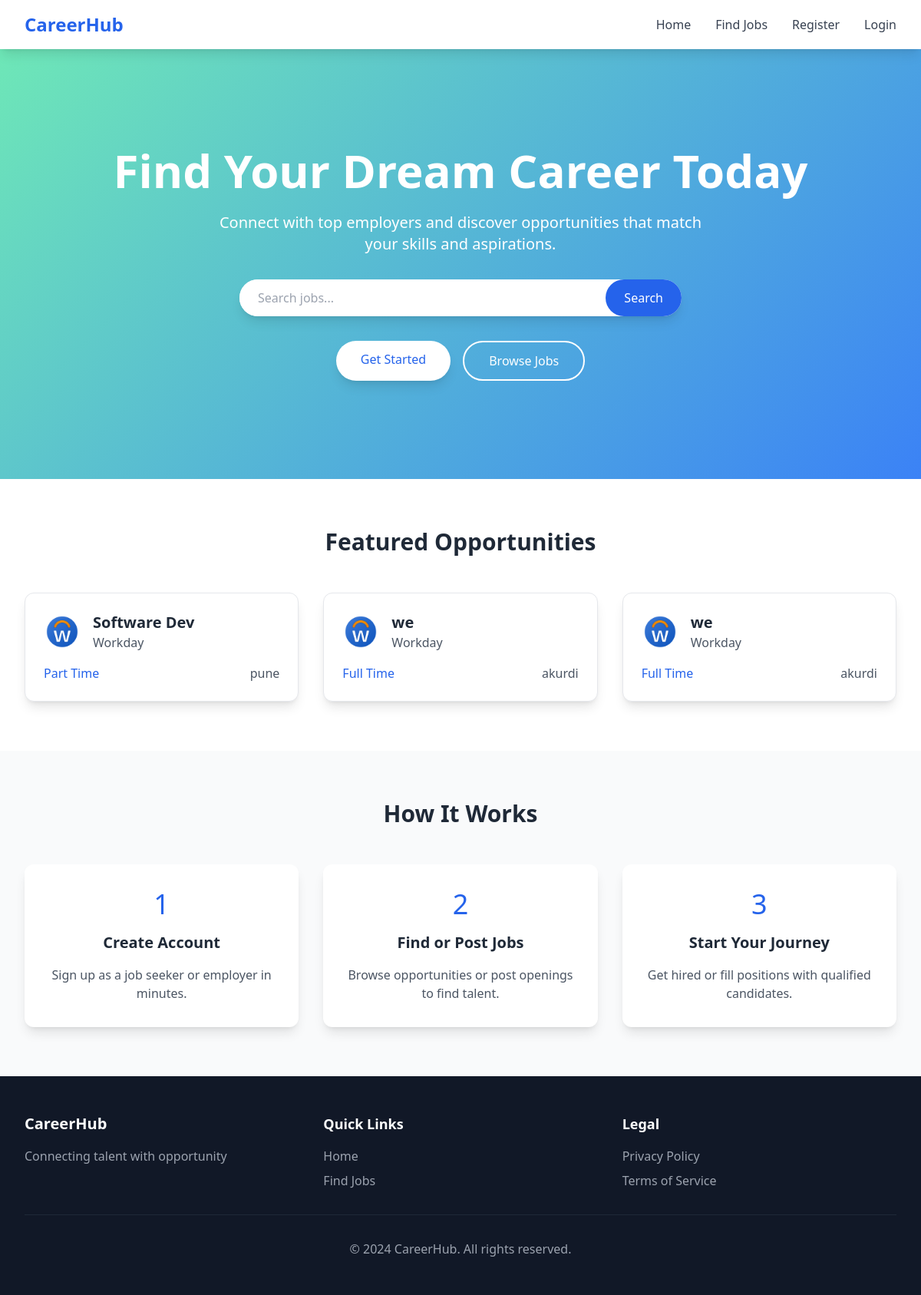
Before: / with the older database file.
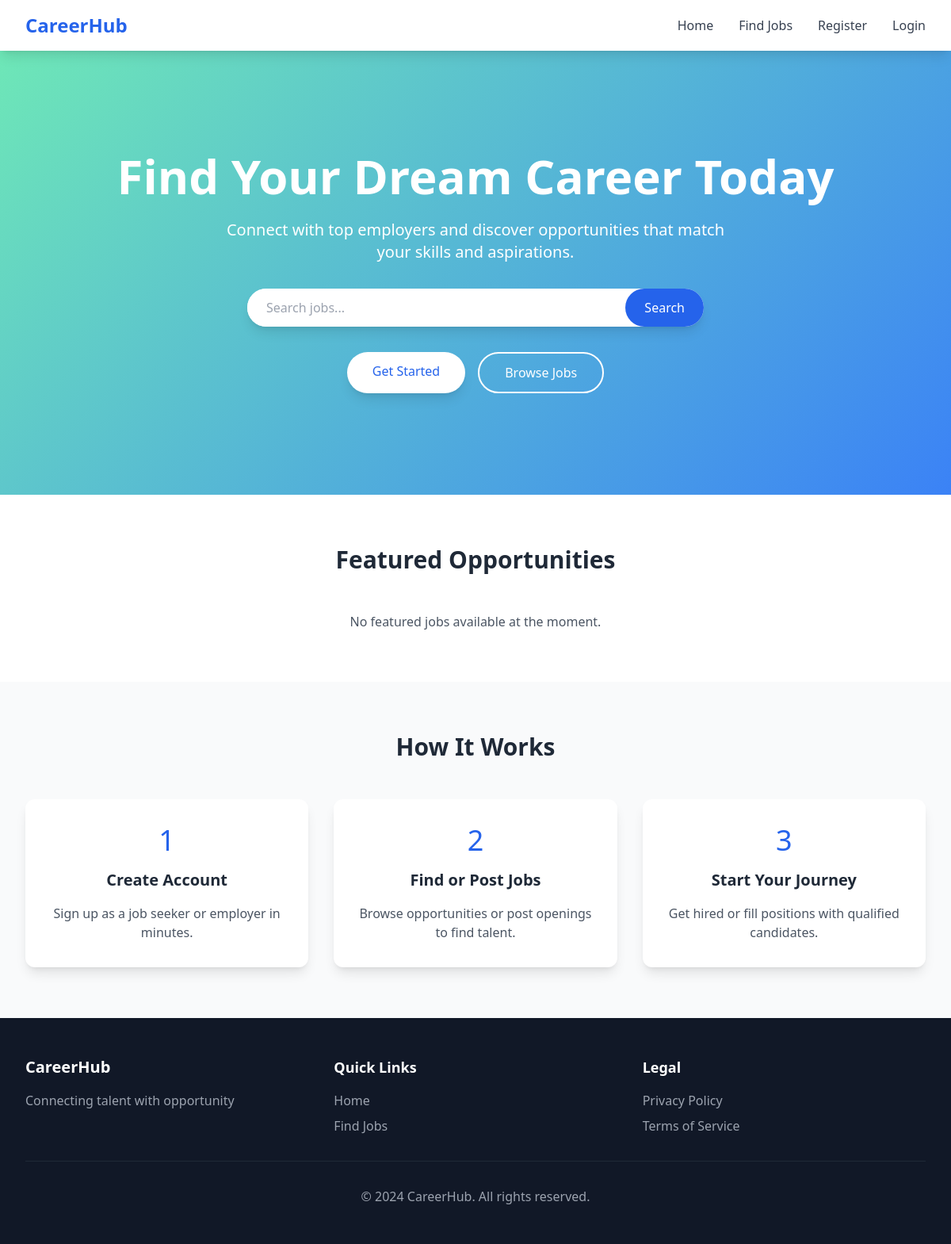
After: the same page with the newer database file.
### hub_apps/jobs/models.py (models this page shows, shortened)
class Job(models.Model):
    JOB_TYPE_CHOICES = [
        ('Full Time', 'Full Time'),
        ('Part Time', 'Part Time'),
        ('Freelance', 'Freelance'),
        ('Internship', 'Internship'),
    ]
    title = models.CharField(max_length=225)
    company = models.CharField(max_length=225)
    location = models.CharField(max_length=225)
    job_type = models.CharField(max_length=225, choices=JOB_TYPE_CHOICES, default='Full Time')
    salary = models.DecimalField(max_digits=10, decimal_places=2, null=True, blank=True)
    description = models.TextField()
    created_at = models.DateTimeField(auto_now_add=True)
    updated_at = models.DateTimeField(auto_now=True)
    posted_by = models.ForeignKey(settings.AUTH_USER_MODEL, on_delete=models.CASCADE)
    is_active = models.BooleanField(default=True)

### hub_apps/authentication/models.py (models this page shows, shortened)
class CustomUser(AbstractUser):
    is_recruiter = models.BooleanField(default=False)
    phone = models.CharField(max_length=15,blank=True,null=True)
    profile_picture = models.ImageField(upload_to="profile_pics/",blank=True,null=True)

### carrerhub/views.py (the view)
# urls.py: 2. Add a URL to urlpatterns:  path('', views.home, name='home')
def home(request):
    leatest_job = Job.objects.all()[:3]
    return render(request,'index.html',{'featured_jobs':leatest_job})

### templates/index.html (shortened to what this page needs)
{% extends 'base.html' %}
{% block content %}
    <div class="gradient-bg text-white py-20 md:py-32">
        <div class="max-w-7xl mx-auto px-4 sm:px-6 lg:px-8 text-center">
            <h1 class="text-4xl md:text-6xl font-bold mb-6 animate-fade-in">Find Your Dream Career Today</h1>
            <p class="text-lg md:text-xl mb-8 max-w-2xl mx-auto">Connect with top employers and discover opportunities that match your skills and aspirations.</p>
            <form action="{% url 'list_jobs' %}" method="GET" class="max-w-xl mx-auto mb-8">
                <div class="flex items-center bg-white rounded-full shadow-lg">
                    <input type="text" name="q" placeholder="Search jobs..." class="flex-1 px-6 py-3 rounded-full focus:outline-none text-gray-700">
                    <button type="submit" class="bg-blue-600 text-white px-6 py-3 rounded-full hover:bg-blue-700 transition">Search</button>
                </div>
            </form>
            <div class="flex flex-wrap justify-center gap-4">
                {% if user.is_authenticated %}
                {% if user.is_recruiter%}
                <a href="{% url 'post_job' %}" class="bg-white text-blue-600 px-8 py-3 rounded-full font-medium hover:bg-blue-50 transition shadow-lg">Post Jobs</a>
                {%else%}
                <a href="{% url 'list_jobs' %}" class="bg-transparent border-2 border-white text-white px-8 py-3 rounded-full font-medium hover:bg-white hover:text-blue-600 transition">Browse Jobs</a>
                {%endif%}
                {% else %}
                <a href="{% url 'register' %}" class="bg-white text-blue-600 px-8 py-3 rounded-full font-medium hover:bg-blue-50 transition shadow-lg">Get Started</a>
                <a href="{% url 'list_jobs' %}" class="bg-transparent border-2 border-white text-white px-8 py-3 rounded-full font-medium hover:bg-white hover:text-blue-600 transition">Browse Jobs</a>
                {% endif %}
            </div>
        </div>
    </div>
    <section class="py-16 bg-white">
        <div class="max-w-7xl mx-auto px-4 sm:px-6 lg:px-8">
            <h2 class="text-3xl font-bold text-center mb-12 text-gray-800">Featured Opportunities</h2>
            <div class="grid grid-cols-1 md:grid-cols-3 gap-8">
                {% block featured_jobs %}
                {% for job in featured_jobs %}
                    <div class="bg-white rounded-xl shadow-lg hover:shadow-xl transition p-6 border border-gray-200">
                        <div class="flex items-center space-x-4 mb-4">
                            <img src="{{ job.posted_by.profile_picture.url }}" alt="{{ job.company_name }}" class="w-12 h-12 rounded-full">
                            <div>
                                <h3 class="text-xl font-semibold text-gray-800">{{ job.title }}</h3>
                                <p class="text-gray-600">{{ job.company }}</p>
                            </div>
                        </div>
                        <div class="flex justify-between items-center">
                            <span class="text-blue-600 font-medium">{{ job.job_type }}</span>
                            <span class="text-gray-600">{{ job.location }}</span>
                        </div>
                    </div>
                {% empty %}
                    <p class="text-center col-span-3 text-gray-600">No featured jobs available at the moment.</p>
                {% endfor %}
                {% endblock %}
            </div>
        </div>
    </section>
    <section class="py-16 bg-gray-50">
        <div class="max-w-7xl mx-auto px-4 sm:px-6 lg:px-8 text-center">
            <h2 class="text-3xl font-bold mb-12 text-gray-800">How It Works</h2>
            <div class="grid grid-cols-1 md:grid-cols-3 gap-8">
                <div class="bg-white rounded-xl p-8 shadow-lg">
                    <div class="text-blue-600 text-4xl mb-4">1</div>
                    <h3 class="text-xl font-semibold mb-4 text-gray-800">Create Account</h3>
                    <p class="text-gray-600">Sign up as a job seeker or employer in minutes.</p>
                </div>
                <div class="bg-white rounded-xl p-8 shadow-lg">
                    <div class="text-blue-600 text-4xl mb-4">2</div>
                    <h3 class="text-xl font-semibold mb-4 text-gray-800">Find or Post Jobs</h3>
                    <p class="text-gray-600">Browse opportunities or post openings to find talent.</p>
                </div>
                <div class="bg-white rounded-xl p-8 shadow-lg">
                    <div class="text-blue-600 text-4xl mb-4">3</div>
                    <h3 class="text-xl font-semibold mb-4 text-gray-800">Start Your Journey</h3>
                    <p class="text-gray-600">Get hired or fill positions with qualified candidates.</p>
                </div>
            </div>
        </div>
    </section>
{% endblock %}

### templates/base.html (shortened to what this page needs)
<!DOCTYPE html>
<html lang="en">
<head>
    <script src="https://cdn.tailwindcss.com"></script>
</head>
<body class="font-sans antialiased bg-gray-50">
    {% block navbar %}
        {% if request.resolver_match.url_name == 'dashboard' %}
            <nav class="bg-white shadow-lg sticky top-0 z-50">
                <div class="max-w-7xl mx-auto px-4 sm:px-6 lg:px-8">
                    <div class="flex justify-center h-16 items-center">
                        <a href="{% url 'home' %}" class="text-2xl font-bold text-blue-600">CareerHub</a>
                    </div>
                </div>
            </nav>
        {% else %}
            <nav class="bg-white shadow-lg sticky top-0 z-50">
                <div class="max-w-7xl mx-auto px-4 sm:px-6 lg:px-8">
                    <div class="flex justify-between h-16 items-center">
                        <div class="flex items-center">
                            <a href="{% url 'home' %}" class="text-2xl font-bold text-blue-600">CareerHub</a>
                        </div>
                        <div class="hidden md:flex items-center space-x-8">
                            <a href="{% url 'home' %}" class="text-gray-700 hover:text-blue-600 transition">Home</a>
                            <a href="{% url 'list_jobs' %}" class="text-gray-700 hover:text-blue-600 transition">Find Jobs</a>
                            {% if user.is_authenticated %}
                                <a href="{% url 'dashboard' %}" class="text-gray-700 hover:text-blue-600 transition">Dashboard</a>
                                <a href="{% url 'logout' %}" class="text-gray-700 hover:text-blue-600 transition">Logout</a>
                            {% else %}
                                <a href="{% url 'register' %}" class="text-gray-700 hover:text-blue-600 transition">Register</a>
                                <a href="{% url 'login' %}" class="text-gray-700 hover:text-blue-600 transition">Login</a>
                            {% endif %}
                        </div>
                    </div>
                </div>
            </nav>
        {% endif %}
    {% endblock navbar %}
    <main>
        {% block content %}{% endblock %}
    </main>
    <footer class="bg-gray-900 text-white py-12">
        <div class="max-w-7xl mx-auto px-4 sm:px-6 lg:px-8">
            <div class="grid grid-cols-1 md:grid-cols-3 gap-8">
                <div>
                    <h3 class="text-xl font-bold mb-4">CareerHub</h3>
                    <p class="text-gray-400">Connecting talent with opportunity</p>
                </div>
                <div>
                    <h3 class="text-lg font-semibold mb-4">Quick Links</h3>
                    <ul class="space-y-2">
                        <li><a href="{% url 'home' %}" class="text-gray-400 hover:text-white transition">Home</a></li>
                        <li><a href="{% url 'list_jobs' %}" class="text-gray-400 hover:text-white transition">Find Jobs</a></li>
                    </ul>
                </div>
                <div>
                    <h3 class="text-lg font-semibold mb-4">Legal</h3>
                    <ul class="space-y-2">
                        <li><a href="#" class="text-gray-400 hover:text-white transition">Privacy Policy</a></li>
                        <li><a href="#" class="text-gray-400 hover:text-white transition">Terms of Service</a></li>
                    </ul>
                </div>
            </div>
            <div class="mt-8 pt-8 border-t border-gray-800 text-center">
                <p class="text-gray-400">© 2024 CareerHub. All rights reserved.</p>
            </div>
        </div>
    </footer>
</body>
</html>

### templates/base.html (style rules this page uses)
.gradient-bg { background: linear-gradient(135deg, #6EE7B7 0%, #3B82F6 100%); }

Changed rows visible on the page:
removed Job: posted_by.profile_picture (picture), title "Software Dev", company "Workday", job_type "Part Time", location "pune"
removed Job: posted_by.profile_picture (picture), title "we", company "Workday", job_type "Full Time", location "akurdi"
removed Job: posted_by.profile_picture (picture), title "we", company "Workday", job_type "Full Time", location "akurdi"
Other visible differences:
text now shown: "No featured jobs available at the moment."
